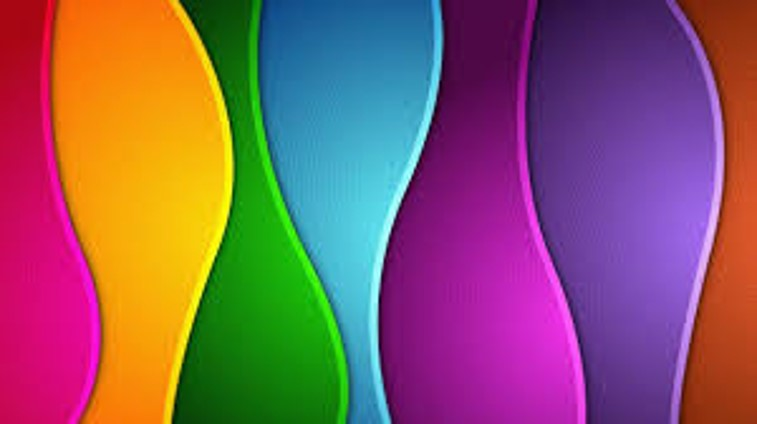
#> input picture modulos/01-imagens-e-matrizes/img/cores.jpg, 757 x 424 px, found by its file name
$ jupyter execute atividade4.ipynb
#> lines starting #> are read from the running program, lines starting #| are printed output that depends on the picture
# Segmentação de imagens por cor

Primeiramente vamos relembrar o Modelo de Cores RGB. A Figura abaixo mostra o cubo de cores RGB, onde cada vértice representa uma cor pura e cada face representa uma cor secundária.

# Mascaramento

Forma de segmentação onde uma imagem binária (pixels preto e branco) é criada a partir da imagem original, colorida ou tons de cinza, para indicar os pixels de interesse e seprá-los dos pixels de fundo. No OpenCV essa imagem binária, chamada de máscara ou *mask*, é representada através de uma imagem em tons de cinza convencional, onde o valor preto `0` indica pixel de fundo e o valor branco `255` é usado para indicar o pixel de interesse.

Por exemplo vamos tentar marcar as diferentes cores em uma máscara, para isso vamos usar a imagem [cores.jpg](img/cores.jpg).

[cell 1]
import cv2
import matplotlib.pyplot as plt
import numpy as np
plt.rcParams['figure.figsize'] = [15, 15]

# Já invertendo os canais
cores_rgb = cv2.imread("img/cores.jpg")[:,:,::-1]
plt.imshow(cores_rgb)
plt.show()

## Histograma
Vamos visualizar o histograma da imagem para ver como estão distribuídos os pixels dentro dos possíveis valores de intensidade, que no caso é de 0 a 255.

### Canal Vermelho

[cell 2]
height, width, _ = cores_rgb.shape
#> height = 424; width = 757
plt.figure(figsize=(30, height / width * 10))  # para melhor visualização do histograma

plt.subplot(1,3,1)
plt.title("RGB")
plt.imshow(cores_rgb, cmap='gray')

# **Canal Vermelho**
plt.subplot(1,3,2)
plt.title("Canal Vermelho")
cores_r = cores_rgb[:,:,0]
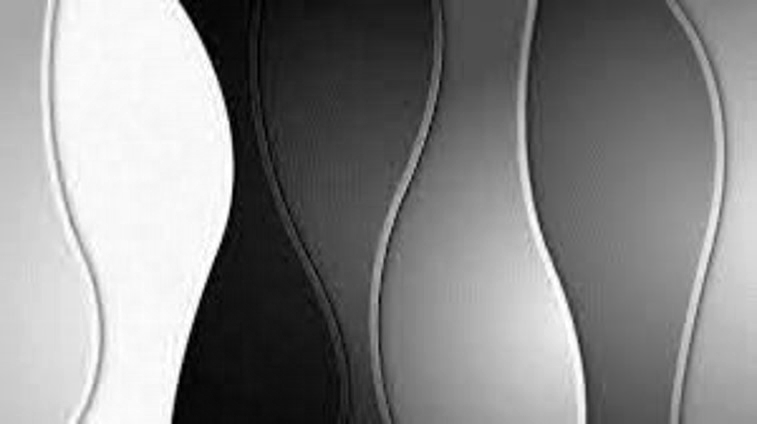
#> cores_r: shape (424, 757); min 0, max 255, mean 135.2
plt.imshow(cores_r, cmap='gray')

plt.subplot(1,3,3)
plt.title("Histograma do Canal Vermelho")
plt.hist(cores_r.flatten(), bins=256)
plt.xlim([-1,256]) # para melhor visualização do histograma
plt.show()
#> figure, not shown here; panel 3: tallest bar 12592 high, from x = 247 to 248

### Canal Verde

[cell 3]
height, width, _ = cores_rgb.shape
plt.figure(figsize=(30, height / width * 10))  # para melhor visualização do histograma

plt.subplot(1,3,1)
plt.title("RGB")
plt.imshow(cores_rgb, cmap='gray')

# **Canal Verde**
plt.subplot(1,3,2)
plt.title("Canal Verde")
cores_g = cores_rgb[:,:,1]
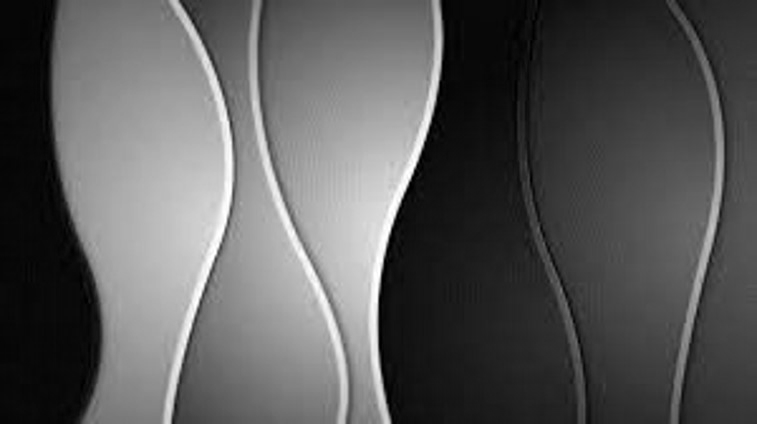
#> cores_g: shape (424, 757); min 0, max 255, mean 89.1
plt.imshow(cores_g, cmap='gray')

plt.subplot(1,3,3)
plt.title("Histograma do Canal Verde")
plt.hist(cores_g.flatten(), bins=256)
plt.xlim([-1,256]) # para melhor visualização do histograma
plt.show()
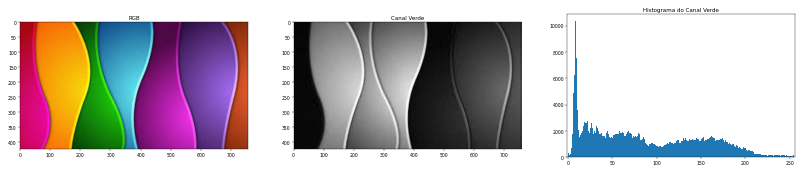
#> figure drawn by matplotlib, 3 panels; panel 3: tallest bar 10390 high, from x = 7.97 to 8.96

### Canal Azul

[cell 4]
height, width, _ = cores_rgb.shape
plt.figure(figsize=(30, height / width * 10))  # para melhor visualização do histograma

plt.subplot(1,3,1)
plt.title("RGB")
plt.imshow(cores_rgb, cmap='gray')

# **Canal Azul**
plt.subplot(1,3,2)
plt.title("Canal Azul")
cores_b = cores_rgb[:,:,2]
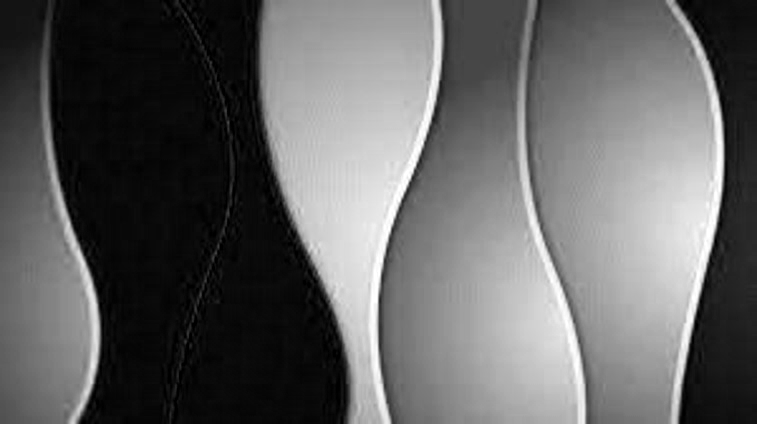
#> cores_b: shape (424, 757); min 0, max 255, mean 98.6
plt.imshow(cores_b, cmap='gray')

plt.subplot(1,3,3)
plt.title("Histograma do Canal Azul")
plt.hist(cores_b.flatten(), bins=256)
plt.xlim([-1,256]) # para melhor visualização do histograma
plt.show()
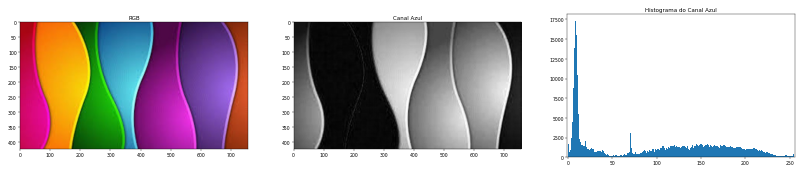
#> figure drawn by matplotlib, 3 panels; panel 3: tallest bar 17358 high, from x = 7.97 to 8.96

# Filtrar Verde
Vamos agora identificar pixels da **cor verde**.

[cell 5]
# Cria uma imagem 'zerada' com as mesmas dimensões de 'cores_r'
mask_red = np.zeros_like(cores_r)
mask_red[cores_r < 45] = 255

plt.imshow(mask_red, cmap='gray')
plt.show()
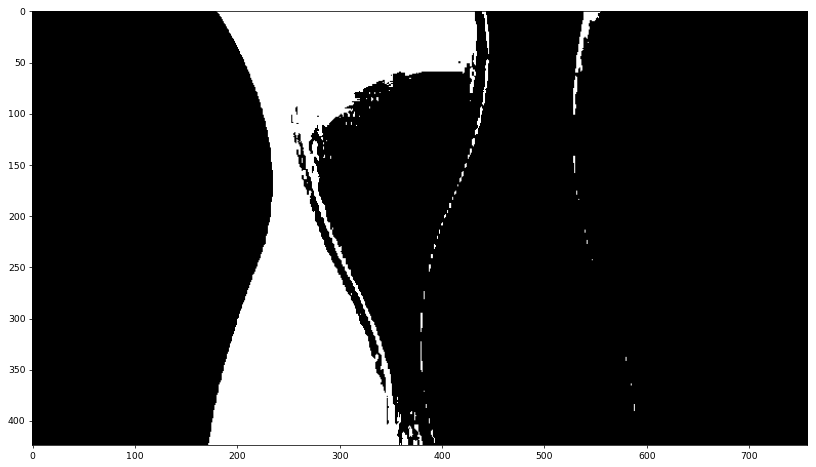
#> figure drawn by matplotlib, 1 panel

[cell 6]
mask_green = np.zeros_like(cores_g)
mask_green[cores_g > 80] = 255

plt.imshow(mask_green, cmap='gray')
plt.show()
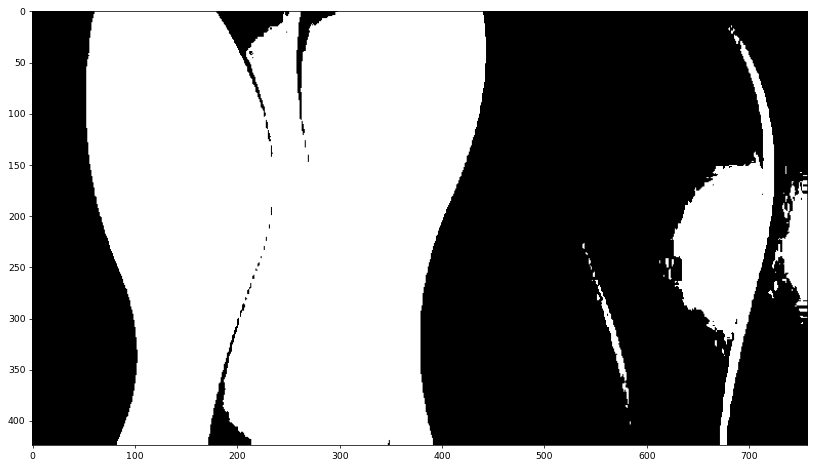
#> figure drawn by matplotlib, 1 panel

[cell 7]
mask_blue = np.zeros_like(cores_b)
mask_blue[cores_b < 20] = 255

plt.imshow(mask_blue, cmap='gray')
plt.show()
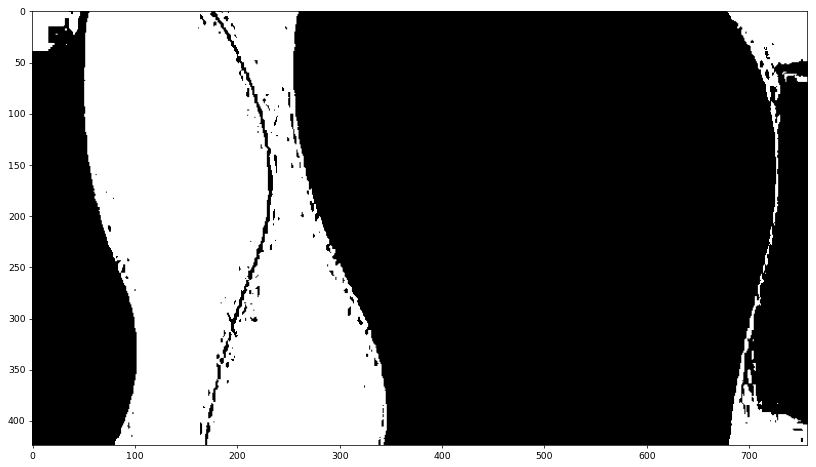
#> figure drawn by matplotlib, 1 panel

[cell 8]
mask = cv2.bitwise_and(mask_blue, mask_red, mask=mask_green)
plt.imshow(mask, cmap='gray')
plt.show()
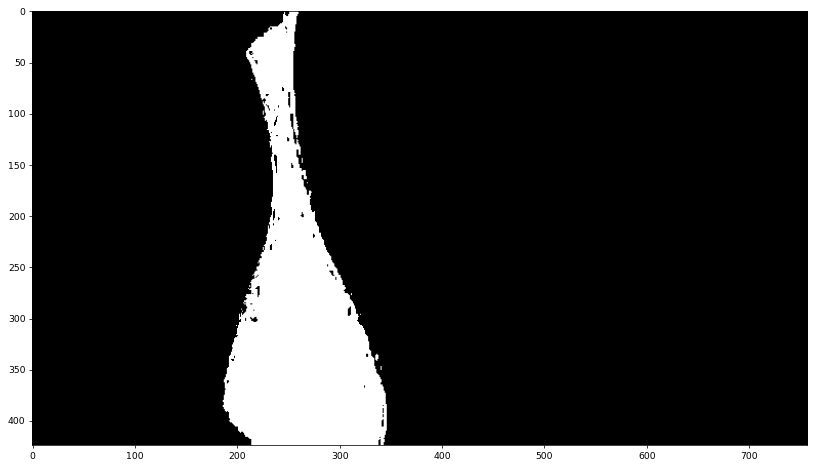
#> figure drawn by matplotlib, 1 panel

## Prática

**Exercício 1**: crie uma máscara para identificar a faixa amarela na imagem. Você pode precisar olhar para mais de um canal ;)

[cell 9]
mask_yellow = np.zeros_like(cores_r)
mask_yellow[(cores_r < 45)] = 255
mask_yellow[(cores_g > 80)] = 255

plt.imshow(mask_yellow, cmap='gray')
plt.show()
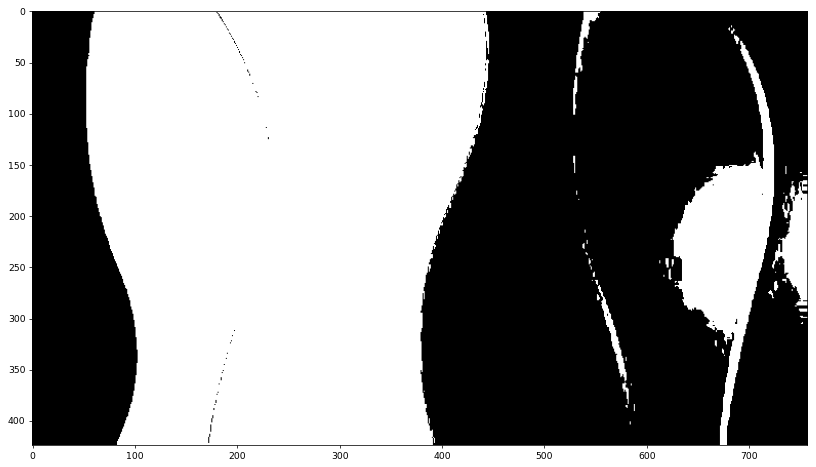
#> figure drawn by matplotlib, 1 panel

$ run again, with modulos/01-imagens-e-matrizes/img/cena_canto_sala.jpg copied over modulos/01-imagens-e-matrizes/img/cores.jpg
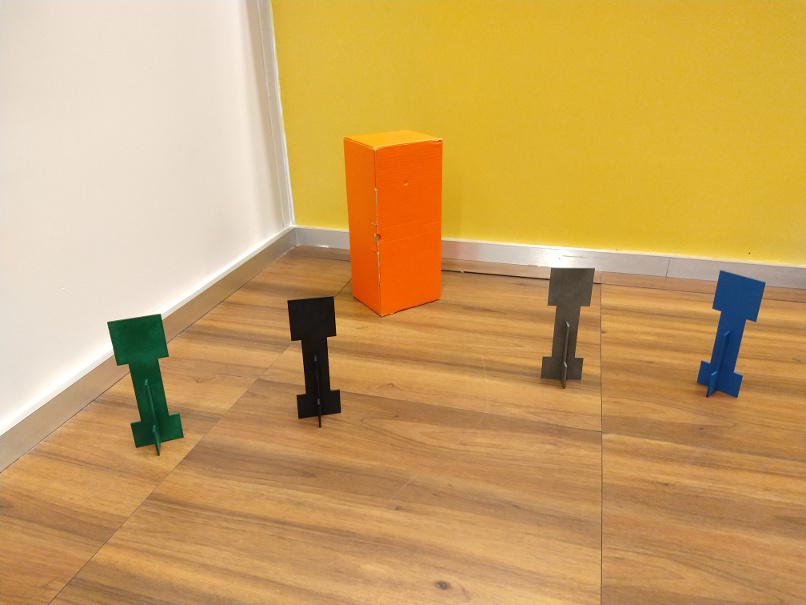
#> input picture modulos/01-imagens-e-matrizes/img/cena_canto_sala.jpg, 806 x 605 px, found by its file name
#> `cores_b = cores_rgb[:,:,2]`:
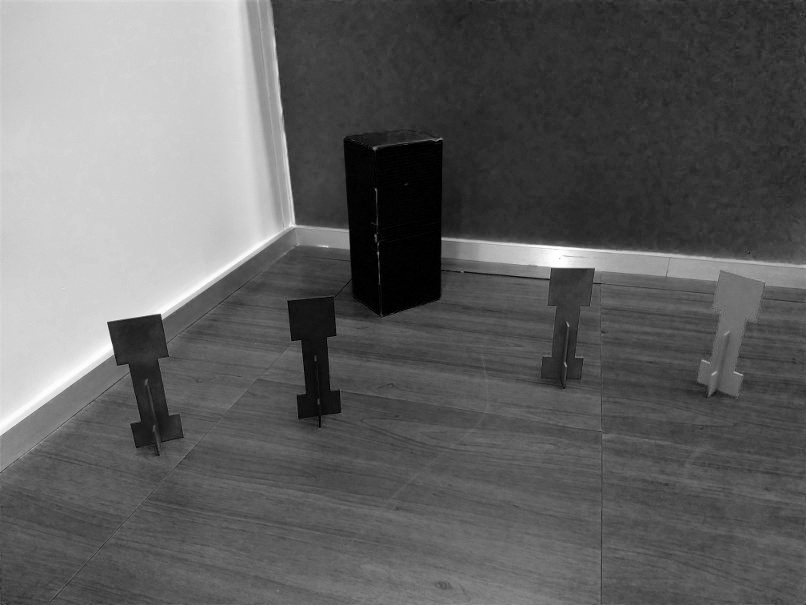
#> cores_b: shape (605, 806); min 0, max 255, mean 98.1
#> `plt.show()`:
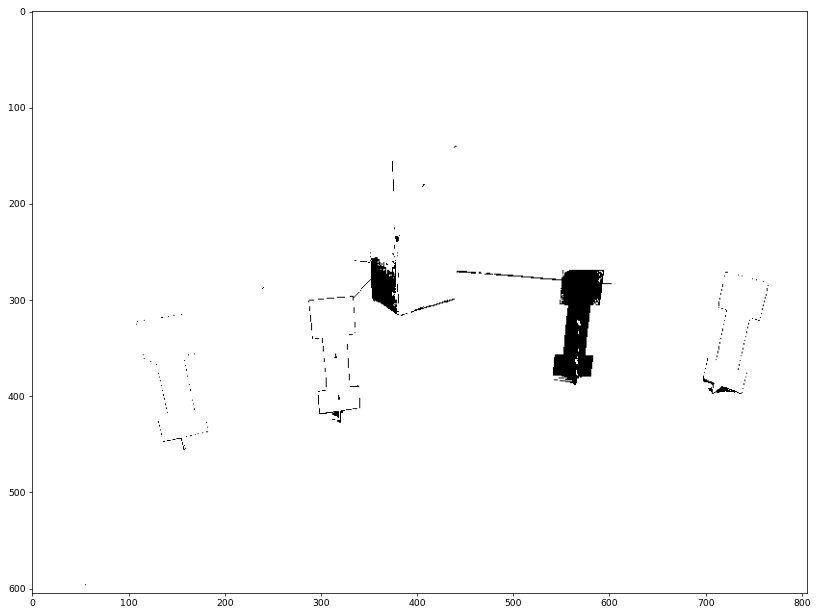
#> figure drawn by matplotlib, 1 panel

$ run again, with modulos/01-imagens-e-matrizes/img/rgb_cube.png saved as modulos/01-imagens-e-matrizes/img/cores.jpg
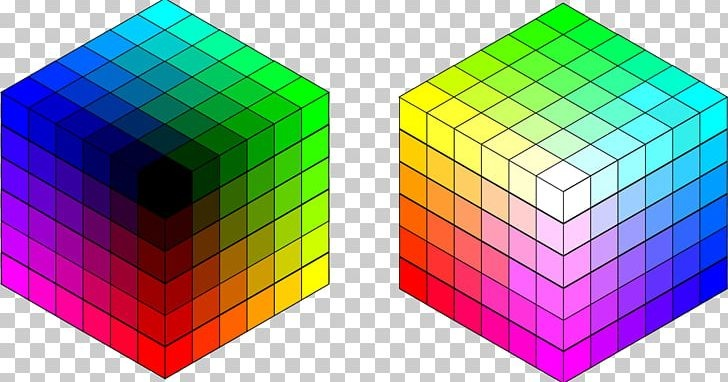
#> input picture modulos/01-imagens-e-matrizes/img/rgb_cube.png, 728 x 382 px, found by its file name
#> `plt.show()`:
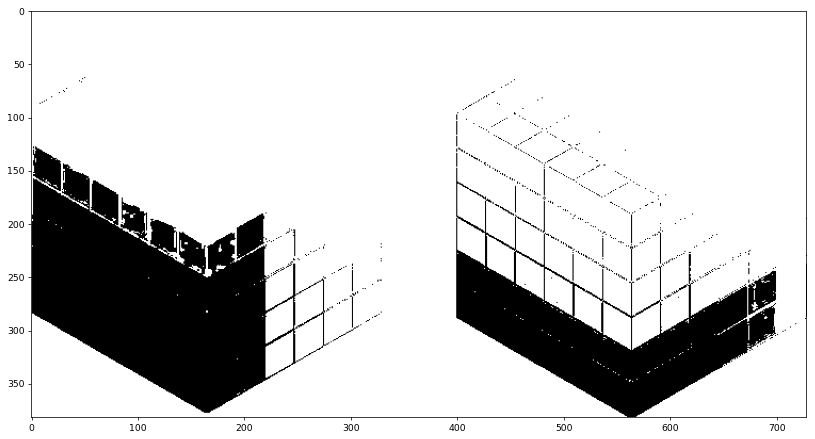
#> figure drawn by matplotlib, 1 panel
